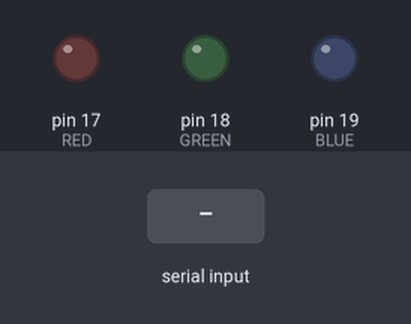
Bench run of a sketch on a simulated Arduino Uno, built with avr-gcc and run on an emulated ATmega328P. Shown: output pins drawn as LEDs (lit = HIGH). The inputs (shaded band) are chosen by the test bench. What the sketch prints to the serial monitor is not drawn.

Above: at 1.2 s.
1.3 s: "r" received over Serial
At 2.5 s:
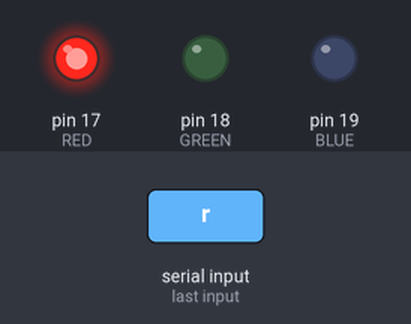
2.8 s: "g" received over Serial
At 3.8 s:
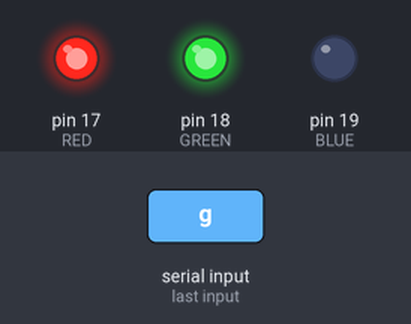
4.3 s: "b" received over Serial
At 4.9 s:
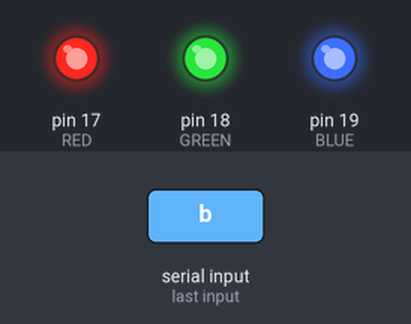
5.8 s: "c" received over Serial
At 6.1 s:
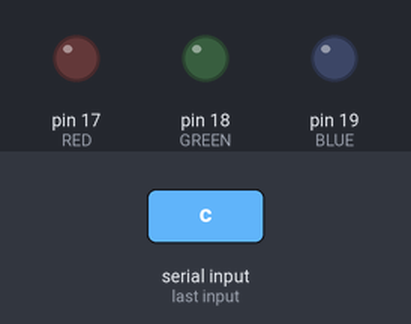
7.3 s: "g" received over Serial
At 8.4 s:
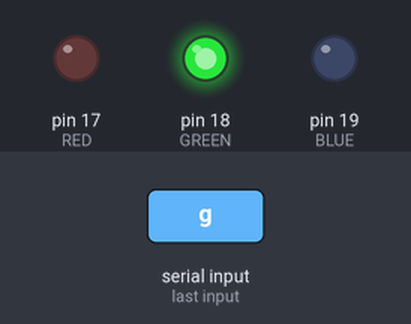
8.8 s: "b" received over Serial
At 9.6 s:
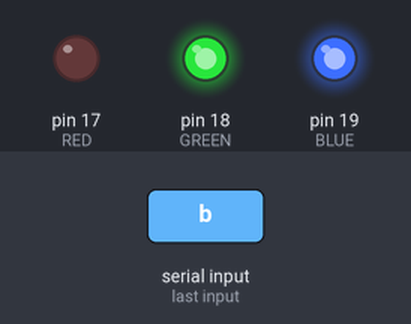
Timing chart, 0 to 11.3 s (numbered marks = the images above; inputs shaded):
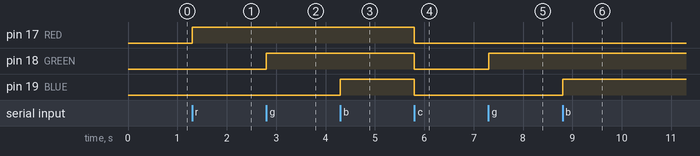

The sketch:

serial_read_LEDs.ino
```cpp
#define RED 17
#define GREEN 18
#define BLUE 19
char data;

void setup() {
  Serial.begin(9600);
  pinMode(RED, OUTPUT);
  pinMode(GREEN, OUTPUT);
  pinMode(BLUE, OUTPUT);
  digitalWrite(RED, 0);
  digitalWrite(GREEN, 0);
  digitalWrite(BLUE, 0);
  Serial.print("Press : 'r', 'g', 'b' to turn on LEDs and 'c' to turn off");
}

void loop() {
  if (Serial.available() > 0) {
    data = Serial.read();
    if(data > 20) {
      switch((char) data) {
        case 'r' :
          digitalWrite(RED, 1);
          break;
        case 'g' :
          digitalWrite(GREEN, 1);
          break;
        case 'b' :
          digitalWrite(BLUE, 1);
          break;
        case 'c' :
          digitalWrite(RED, 0);
          digitalWrite(GREEN, 0);
          digitalWrite(BLUE, 0);
          break;
      }
    }
  }
}
```

Measured:
- after the input at 1.3 s, pin 17 (RED): LOW → HIGH at once
- after the input at 2.8 s, pin 18 (GREEN): LOW → HIGH at once
- after the input at 4.3 s, pin 19 (BLUE): LOW → HIGH at once
- after the input at 5.8 s, pin 17 (RED), pin 18 (GREEN), pin 19 (BLUE): HIGH → LOW at once
- after the input at 7.3 s, pin 18 (GREEN): LOW → HIGH at once
- after the input at 8.8 s, pin 19 (BLUE): LOW → HIGH at once
